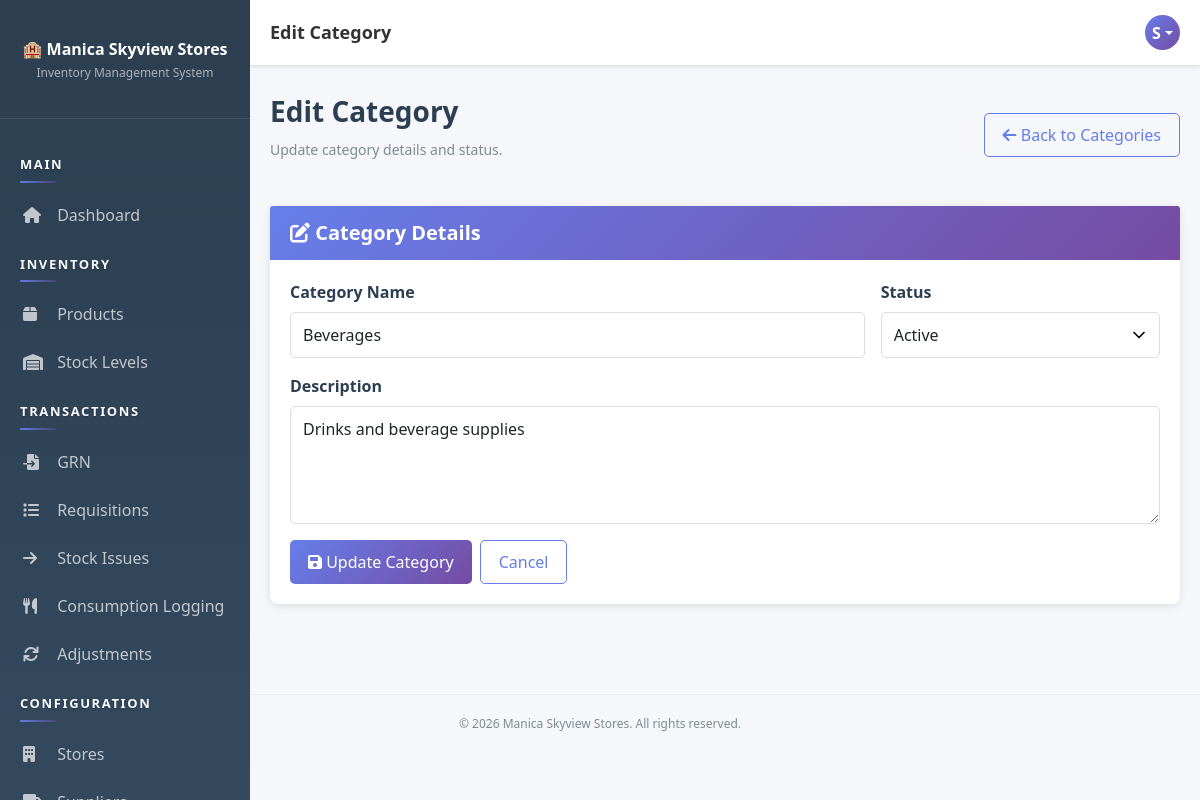
Screenshot of /pages/categories/edit.php?id=2 (signed in) with the database file from the repository.
### tables this page shows
CREATE TABLE `users` (
  `user_id` int(11) NOT NULL AUTO_INCREMENT,
  `username` varchar(50) NOT NULL,
  `email` varchar(100) NOT NULL,
  `password` varchar(255) NOT NULL,
  `full_name` varchar(100) NOT NULL,
  `role_id` int(11) NOT NULL,
  `status` enum('active','inactive') DEFAULT 'active',
  `created_at` timestamp NOT NULL DEFAULT current_timestamp(),
  `updated_at` timestamp NOT NULL DEFAULT current_timestamp() ON UPDATE current_timestamp(),
  PRIMARY KEY (`user_id`),
  UNIQUE KEY `username` (`username`),
  UNIQUE KEY `email` (`email`),
  KEY `role_id` (`role_id`),
  CONSTRAINT `users_ibfk_1` FOREIGN KEY (`role_id`) REFERENCES `roles` (`role_id`)
);

CREATE TABLE `categories` (
  `category_id` int(11) NOT NULL AUTO_INCREMENT,
  `category_name` varchar(100) NOT NULL,
  `description` text DEFAULT NULL,
  `status` enum('active','inactive') DEFAULT 'active',
  `created_at` timestamp NOT NULL DEFAULT current_timestamp(),
  PRIMARY KEY (`category_id`)
);

### app/bootstrap.php (called while the page is built, shortened)
<?php
function autoload($class) {
    $paths = [
        __DIR__ . '/helpers/' . $class . '.php',
        __DIR__ . '/models/' . $class . '.php',
        __DIR__ . '/controllers/' . $class . '.php'
    ];
    foreach ($paths as $path) {
        if (file_exists($path)) {
            return;
        }
    }
}
function isAuthenticated() {
    $auth = new Auth();
    return $auth->isLoggedIn() && $auth->checkSessionTimeout();
}
function getCurrentUser() {
    if (isAuthenticated()) {
        $db = Database::getInstance()->getConnection();
        $userId = $_SESSION['user_id'];
        $sql = "SELECT u.*, r.role_name FROM users u
                JOIN roles r ON u.role_id = r.role_id
                WHERE u.user_id = ?";
        $stmt = $db->prepare($sql);
        $stmt->bind_param('i', $userId);
        $stmt->execute();
        return $stmt->get_result()->fetch_assoc();
    }
    return null;
}

### app/helpers/Database.php (called while the page is built, shortened)
<?php
class Database {
    private static $instance = null;
    private $connection = null;
    private function __construct() {
        try {
            $this->connection = new mysqli(DB_HOST, DB_USER, DB_PASS, DB_NAME);
            $this->connection->set_charset('utf8mb4');
        } catch (Exception $e) {
            die('Error: ' . $e->getMessage());
        }
    }
    public static function getInstance() {
        if (self::$instance === null) {
            self::$instance = new Database();
        }
        return self::$instance;
    }
    public function getConnection() {
        return $this->connection;
    }
}

### app/helpers/Auth.php (called while the page is built, shortened)
<?php
class Auth {
    public function __construct() {
        $this->db = Database::getInstance()->getConnection();
    }
    private function ensurePasswordResetTable() {
        $sql = "CREATE TABLE IF NOT EXISTS password_reset_tokens (
            token_id INT PRIMARY KEY AUTO_INCREMENT,
            user_id INT NOT NULL,
            token_hash VARCHAR(64) NOT NULL,
            expires_at DATETIME NOT NULL,
            used_at DATETIME NULL,
            created_at TIMESTAMP DEFAULT CURRENT_TIMESTAMP,
            FOREIGN KEY (user_id) REFERENCES users(user_id) ON DELETE CASCADE,
            INDEX idx_reset_token_hash (token_hash),
            INDEX idx_reset_token_user (user_id),
            INDEX idx_reset_token_expires (expires_at)
        )";
    }
    public function isLoggedIn() {
        return isset($_SESSION['user_id']);
    }
    public function checkSessionTimeout() {
        return true;
    }
}

### app/controllers/Controller.php (called while the page is built, shortened)
<?php
class Controller {
    protected $db;
    public function __construct() {
        $this->db = Database::getInstance()->getConnection();
        $this->loadCurrentUser();
    }
    protected function loadCurrentUser() {
        if (isset($_SESSION['user_id'])) {
            $sql = "SELECT u.*, r.role_name FROM users u
                    JOIN roles r ON u.role_id = r.role_id
                    WHERE u.user_id = ?";
            $stmt = $this->db->prepare($sql);
            $stmt->bind_param('i', $_SESSION['user_id']);
            $stmt->execute();
            $this->currentUser = $stmt->get_result()->fetch_assoc();
        }
    }
}

### app/controllers/CategoryController.php (called while the page is built, shortened)
<?php
class CategoryController extends Controller {
    private $categoryModel;
    public function __construct() {
        parent::__construct();
        $this->categoryModel = new Category();
    }
    public function getById($categoryId) {
        return $this->categoryModel->findById((int)$categoryId, 'categories');
    }
}

### app/models/Model.php (called while the page is built, shortened)
<?php
class Model {
    protected $db;
    protected $table;
    public function __construct() {
        $this->db = Database::getInstance()->getConnection();
    }
    public function findById($id, $table = null) {
        $table = $table ?: $this->table;
        $id_field = $this->getIdField($table);
        $sql = "SELECT * FROM $table WHERE $id_field = ?";
        $stmt = $this->db->prepare($sql);
        $stmt->bind_param('i', $id);
        $stmt->execute();
        return $stmt->get_result()->fetch_assoc();
    }
    protected function getIdField($table) {
        $map = [
            'roles' => 'role_id',
            'users' => 'user_id',
            'stores' => 'store_id',
            'departments' => 'dept_id',
            'suppliers' => 'supplier_id',
            'categories' => 'category_id',
            'products' => 'product_id',
            'stock' => 'stock_id',
            'grn' => 'grn_id',
            'grn_items' => 'grn_item_id',
            'requisitions' => 'requisition_id',
            'requisition_items' => 'req_item_id',
            'stock_issues' => 'issue_id',
            'stock_issue_items' => 'issue_item_id',
            'stock_transactions' => 'transaction_id',
            'batch_tracking' => 'batch_id',
            'stock_adjustments' => 'adjustment_id',
            'adjustment_items' => 'adj_item_id',
            'reorder_alerts' => 'alert_id',
            'audit_log' => 'log_id'
        ];
        if (isset($map[$table])) {
            return $map[$table];
        }
        return rtrim($table, 's') . '_id';
    }
}

### pages/categories/edit.php (the view, shortened to what this page needs)
<?php
require_once __DIR__ . '/../../app/bootstrap.php';
$controller = new CategoryController();
$categoryId = isset($_GET['id']) ? (int)$_GET['id'] : 0;
$category = $controller->getById($categoryId);
$formData = [
    'category_name' => $category['category_name'],
    'description' => $category['description'] ?? '',
    'status' => $category['status']
];
$pageTitle = 'Edit Category';
include __DIR__ . '/../../app/views/layout-header.php';
?>
<div class="page-header d-flex justify-content-between align-items-center">
    <div>
        <h1>Edit Category</h1>
        <p>Update category details and status.</p>
    </div>
    <a href="<?php echo SITE_URL; ?>pages/categories/index.php" class="btn btn-outline-primary">
        <i class="fas fa-arrow-left"></i> Back to Categories
    </a>
</div>
<div class="card">
    <div class="card-header">
        <h5><i class="fas fa-edit"></i> Category Details</h5>
    </div>
    <div class="card-body">
        <form method="POST" class="row g-3">
            <div class="col-md-8">
                <label class="form-label">Category Name</label>
                <input type="text" name="category_name" class="form-control" required maxlength="100" value="<?php echo htmlspecialchars($formData['category_name']); ?>">
            </div>
            <div class="col-md-4">
                <label class="form-label">Status</label>
                <select name="status" class="form-control">
                    <option value="active" <?php echo $formData['status'] === 'active' ? 'selected' : ''; ?>>Active</option>
                </select>
            </div>
            <div class="col-md-12">
                <label class="form-label">Description</label>
                <textarea name="description" class="form-control" rows="4"><?php echo htmlspecialchars($formData['description']); ?></textarea>
            </div>
            <div class="col-12 d-flex gap-2">
                <button type="submit" class="btn btn-primary"><i class="fas fa-save"></i> Update Category</button>
                <a href="<?php echo SITE_URL; ?>pages/categories/index.php" class="btn btn-outline-primary">Cancel</a>
            </div>
        </form>
    </div>
</div>
<?php include __DIR__ . '/../../app/views/layout-footer.php'; ?>

### app/views/layout-header.php (shortened to what this page needs)
<!DOCTYPE html>
<html lang="en">
<head>
    <link href="https://cdn.jsdelivr.net/npm/bootstrap@5.1.3/dist/css/bootstrap.min.css" rel="stylesheet">
    <link rel="stylesheet" href="https://cdnjs.cloudflare.com/ajax/libs/font-awesome/6.0.0/css/all.min.css">
    <link href="<?php echo SITE_URL; ?>public/css/style.css" rel="stylesheet">
</head>
<body>
    <div class="sidebar">
        <div class="brand">
            <h4>🏨 Manica Skyview Stores</h4>
            <p>Inventory Management System</p>
        </div>
        <nav class="nav flex-column">
            <?php include __DIR__ . '/partials/sidebar-nav.php'; ?>
        </nav>
    </div>
            <?php include __DIR__ . '/partials/sidebar-nav.php'; ?>
    <div class="topbar">
        <div class="topbar-title desktop-title">
            <?php echo $pageTitle ?? APP_NAME; ?>
        </div>
        <div class="topbar-right">
            <div class="user-profile dropdown">
                <div class="user-avatar dropdown-toggle" role="button" data-bs-toggle="dropdown" aria-expanded="false">
                    <?php
                    $user = getCurrentUser();
                    if ($user) {
                        echo strtoupper(substr($user['full_name'], 0, 1));
                    }
                    ?>
                </div>
            </div>
        </div>
    </div>
    <div class="main-content">

### public/css/style.css (style rules this page uses)
:root { --primary-color: #667eea; --secondary-color: #764ba2; --danger-color: #e74c3c; --success-color: #27ae60; --warning-color: #f39c12; --info-color: #3498db; --dark-color: #2c3e50; --light-color: #ecf0f1; }
* { margin: 0; padding: 0; box-sizing: border-box; }
body { font-family: 'Segoe UI', Tahoma, Geneva, Verdana, sans-serif; background-color: #f5f7fa; color: #333; }
.sidebar { background: linear-gradient(180deg, #2c3e50 0%, #34495e 100%); min-height: 100vh; height: 100vh; padding: 20px 0; position: fixed; width: 250px; left: 0; top: 0; overflow-y: auto; overflow-x: hidden; overscroll-behavior: contain; }
.sidebar .nav { padding-bottom: 20px; }
.sidebar .brand { padding: 20px; text-align: center; border-bottom: 1px solid rgba(255, 255, 255, 0.1); margin-bottom: 20px; }
.sidebar .brand h4 { color: white; font-weight: 600; font-size: 16px; margin-bottom: 5px; }
.sidebar .brand p { color: rgba(255, 255, 255, 0.6); font-size: 12px; }
.topbar { background: white; padding: 15px 20px; box-shadow: 0 2px 4px rgba(0, 0, 0, 0.1); margin-left: 250px; display: flex; justify-content: space-between; align-items: center; }
.topbar-title { font-size: 18px; font-weight: 600; color: #333; }
.topbar-right { display: flex; align-items: center; gap: 20px; }
.user-profile { display: flex; align-items: center; gap: 10px; }
.user-avatar { width: 35px; height: 35px; border-radius: 50%; background: linear-gradient(135deg, #667eea 0%, #764ba2 100%); display: flex; align-items: center; justify-content: center; color: white; font-weight: 600; }
.main-content { margin-left: 250px; padding: 30px 20px; }
.page-header { margin-bottom: 30px; }
.page-header h1 { font-size: 28px; font-weight: 600; color: #2c3e50; margin-bottom: 10px; }
.page-header p { color: #7f8c8d; font-size: 14px; }
.card { border: none; border-radius: 8px; box-shadow: 0 2px 8px rgba(0, 0, 0, 0.1); margin-bottom: 20px; transition: transform 0.2s, box-shadow 0.2s; }
.card-header { background: linear-gradient(135deg, #667eea 0%, #764ba2 100%); color: white; padding: 15px 20px; border-radius: 8px 8px 0 0; border: none; }
.card-header h5 { margin: 0; font-weight: 600; }
.card-body { padding: 20px; }
.btn { border-radius: 5px; font-weight: 500; padding: 9px 18px; transition: all 0.3s; border: none; }
.btn-primary { background: linear-gradient(135deg, #667eea 0%, #764ba2 100%); color: white; }
.btn-outline-primary { color: #667eea; border: 1px solid #667eea; }
.form-label { font-weight: 600; color: #2c3e50; margin-bottom: 8px; display: block; }
.form-control { border: 1px solid #ddd; border-radius: 5px; padding: 10px 12px; transition: border-color 0.3s; }
select.form-control { appearance: none; background-repeat: no-repeat; background-position: right 10px center; background-size: 20px; padding-right: 35px; }
.d-flex { display: flex; }
.justify-content-between { justify-content: space-between; }
.align-items-center { align-items: center; }
.gap-2 { gap: 10px; }

### rows the page displays
users: full_name "S"
categories: category_name "Beverages", status "Active", description "Drinks and beverage supplies"

### other values shown
$pageTitle "Edit Category"
APP_NAME "Manica Skyview Stores"
